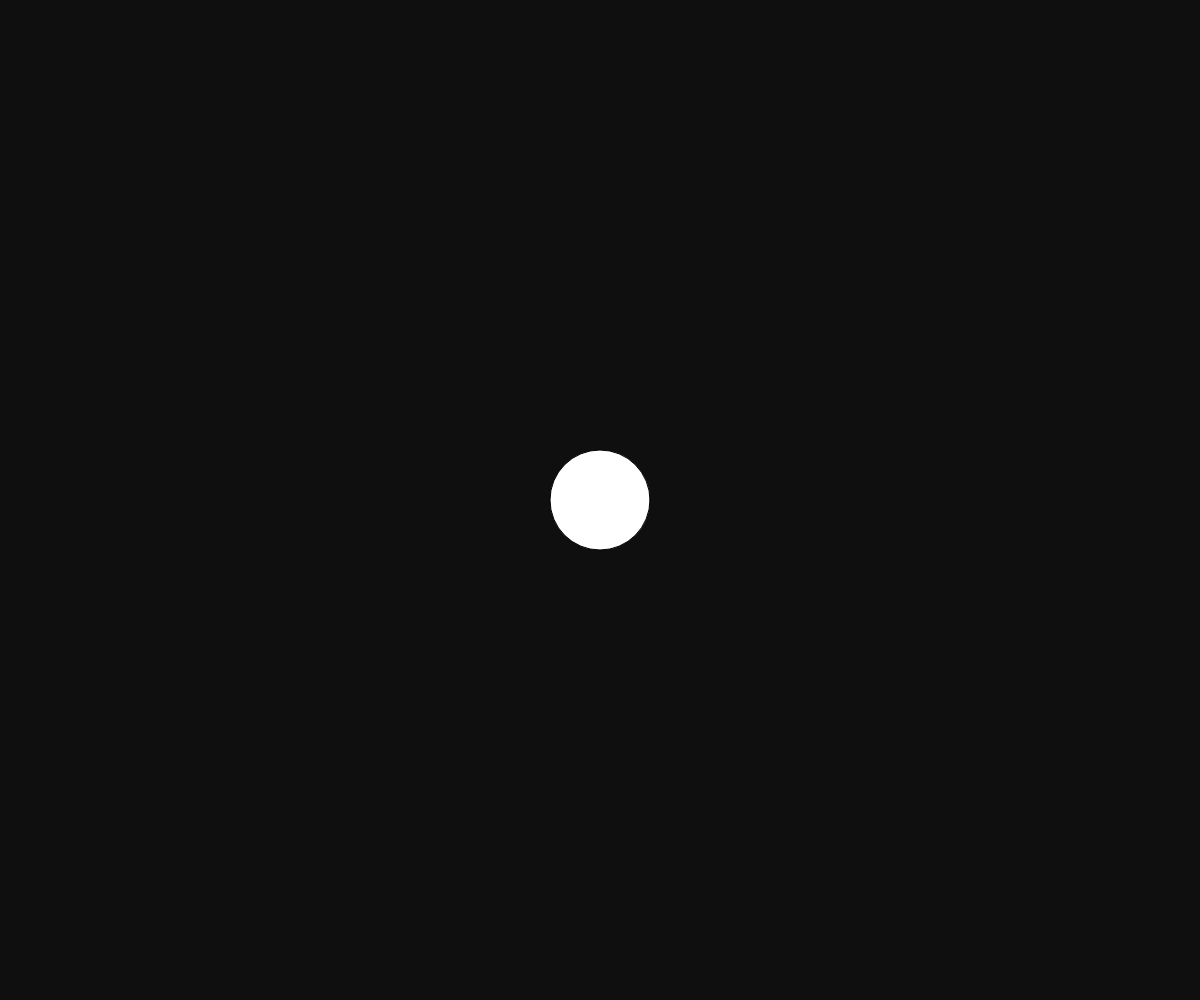
Frame 1 (no input)
Frame 60 (no input): identical to frame 1, image omitted
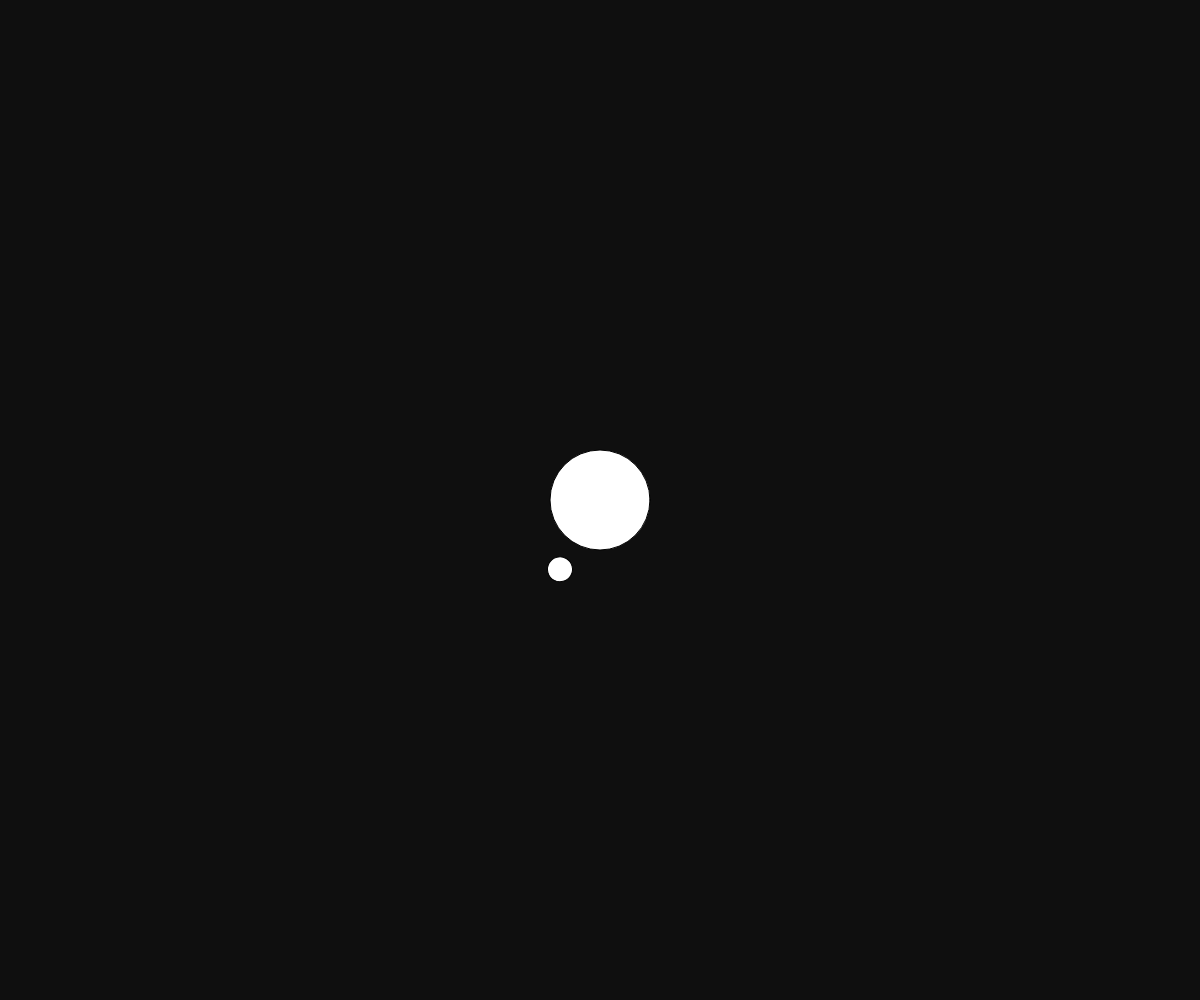
Frame 120 (the mouse pressed at the canvas centre since frame 60)

The p5.js sketch that drew these frames (run headless with seeded random() and noise() and a simulated clock; from frame 60 on, the mouse is pressed at the canvas centre):

// p5.js sketch
// ── sketch.js
// Planets and Moons
// Marcus Cheecham
// Marach 19th, 2025
//
// Storing objects IN objects, overwriting objects, basic
// Add some style (color, etc..), stars in the background
// multiple planets

let myPlanet;

function setup() {
  createCanvas(windowWidth, windowHeight);
  angleMode(DEGREES);
  myPlanet = new Planet(width/2, height/2);
}

function draw() {
  background(15);
  myPlanet.display();
}

function mousePressed() {
  // mouseClicked() → behaves differently in certain browsers
  if(keyIsPressed && keyCode === SHIFT) {
    myPlanet = new Planet(mouseX, mouseY);
  } else {
    myPlanet.createMoon();
  }
}

function keyPressed() {
  // if any key (other than SHIFT) is pressed...
  if(keyCode !== SHIFT) {
    myPlanet.relocate(mouseX, mouseY);
  }
}

class Planet {
  constructor(x, y) {
    this.x = x; this.y = y; this.s = 100;
    this.moons = [];
  }

  display() {
    // draw the planet + all the moons
    circle(this.x, this.y, this.s);

    for (let m of this.moons) {
      m.update();
    }
  }

  relocate(x, y) {
    // First, the planet:
    this.x = x; this.y = y;
    // Then, the Moons:
    for(let m of this.moons) {
      m.x = x; m.y = y;
    }

  }

  createMoon() {
    this.moons.push(new Moon(this.x, this.y));
  }
}

class Moon {
  constructor(x, y) {
    this.x = x; this.y = y; this.speed = 2;
    this.angle = 0; this.orbitRadius = 80; this.s = 25;
  }

  update() {
    // This handles all internal class function class
    this.move();
    this.display();
  }

  move() {
    this.angle += this.speed;
  }

  display() {
    push();
    translate(this.x, this.y);
    rotate(this.angle);
    circle(this.orbitRadius, 0, this.s);
    pop();
  }
}
